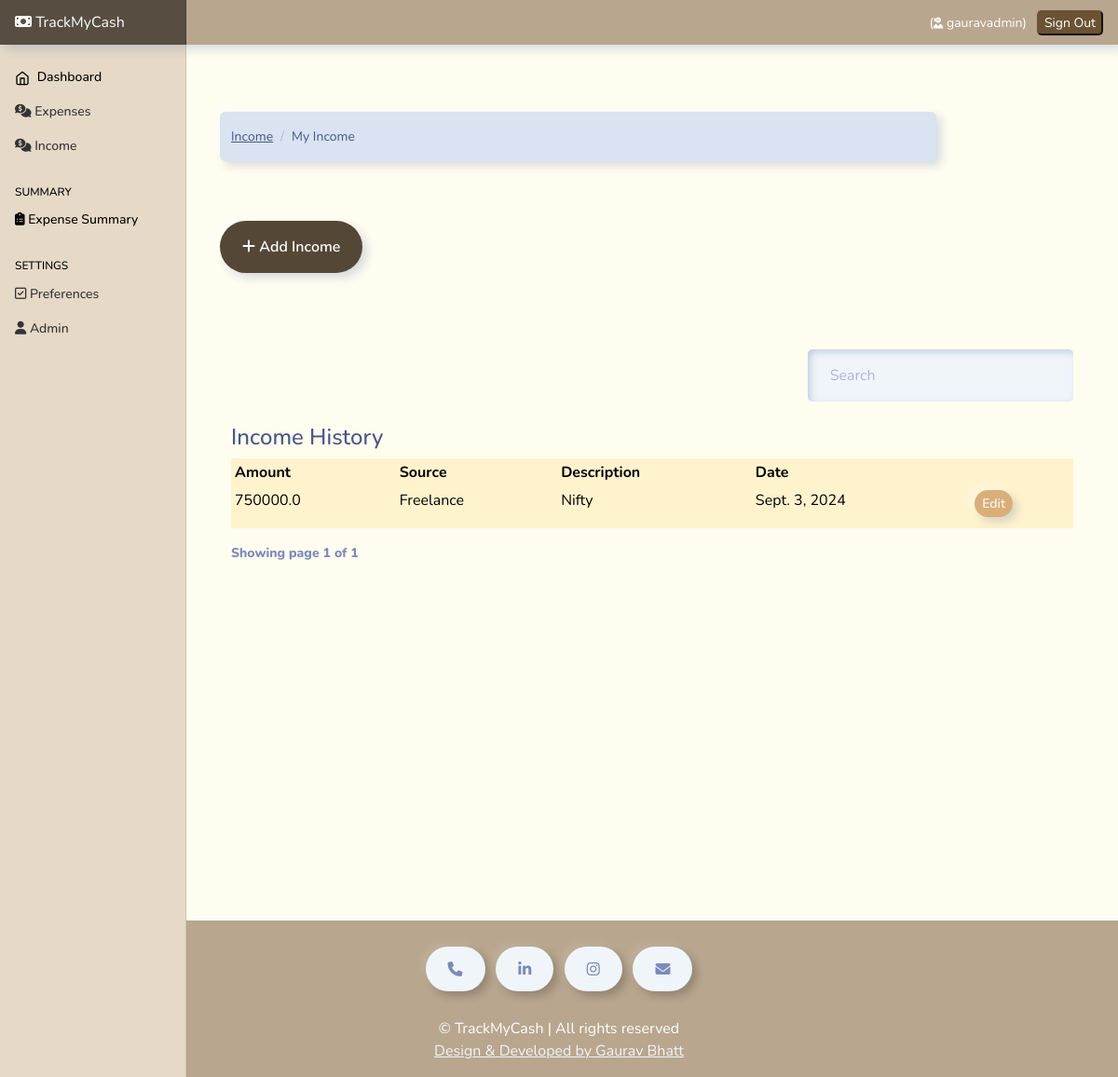
Screenshot of /income (signed in) with the database file from the repository.
### income/models.py (models this page shows, shortened)
class UserIncome(models.Model):
    amount = models.FloatField()  # DECIMAL
    date = models.DateField(default=now)
    description = models.TextField()
    owner = models.ForeignKey(to=User, on_delete=models.CASCADE)
    source = models.CharField(max_length=266)
    class Meta:
        ordering: ['-date']

### income/views.py (the view)
# urls.py: path('', views.index , name="home"),
@login_required(login_url='/authentication/login')
def index(request):
    categories = Source.objects.all()
    income = UserIncome.objects.filter(owner=request.user)
    paginator = Paginator(income, 8)
    page_number = request.GET.get('page')
    page_obj = Paginator.get_page(paginator, page_number)
    currency = UserPreference.objects.get(user=request.user).currency
    context = {
        'income': income,
        'page_obj': page_obj,
        'currency': currency
    }
    return render(request, 'income/index.html', context)

### templates/income/index.html (shortened to what this page needs)
{% extends 'base.html' %}
{% load static %}
{% block content %}
<div class="container mt-4">
  <div class="row">
    <div class="col-md-10">
      <nav aria-label="breadcrumb">
        <ol class="breadcrumb">
          <li class="breadcrumb-item">
            <a href="">Income</a>
          </li>
          <li class="breadcrumb-item active" aria-current="page">
            My Income
          </li>
        </ol>
      </nav>
    </div>
  </div>
  <div class="col-md-2 mt-5 ">
    <a href="{% url 'add-income'%}" class="btn btn-primary" style="background-color: rgb(85, 71, 54);color:white;"><i class="fa-solid fa-plus"></i> Add
      Income</a>
  </div> <br><br>
  <div class="container mt-3">
    {% if income.count %}
    <div class="row">
      <div class="col-md-8"></div>
      <div class="col-md-4">
        <div class="form-group mt-4 mb-4">
          <input type="text" class="form-control" id="searchField" placeholder="Search" style="  border-radius: 5px;">
        </div>
      </div>
    </div>
    <caption>
      <h4> Income History </h4>
    </caption>
    <div class="app-table  table-responsive mt-2 w-auto">
      <table class="table table-hover  table-sm  table-bordered table-warning">
        <thead>
          <tr>
            <th>Amount</th>
            <th>Source</th>
            <th>Description</th>
            <th>Date</th>
            <th></th>
          </tr>
        </thead>
        <tbody>
          {% for income in page_obj%}
          <tr>
            <td>{{income.amount}}</td>
            <td>{{income.source}}</td>
            <td>{{income.description}}</td>
            <td>{{income.date}}</td>
            <td>
              <a href="{% url 'income-edit' income.id  %}" class="btn btn-secondary btn-sm mb-2"
                style="background-color: rgb(218, 174, 121);color:whitesmoke;">Edit</a>
            </td>
          </tr>
          {% endfor %}
        </tbody>
      </table>
    </div>
    <div class="pagination-container">
      <div class="" style="font-weight: 800;">
        Showing page {{page_obj.number}} of {{ page_obj.paginator.num_pages }}
      </div>
      {% else %}
        <p class="no-results" style="display: block; ;" >No results  found</p>
      {% endif %}
    </div>
  </div>
</div>
{% endblock content %}

### templates/base.html (shortened to what this page needs)
{% load static %}
<html lang="en">
  <head>
    <link href="https://cdn.jsdelivr.net/npm/bootstrap@5.0.2/dist/css/bootstrap.min.css" rel="stylesheet">
    <link rel="stylesheet" href="https://cdnjs.cloudflare.com/ajax/libs/font-awesome/6.4.2/css/all.min.css"
 />
<link href= {% static 'css/bootstrap.min.css'%} rel="stylesheet" >
<link href= {% static 'css/main.css'%} rel="stylesheet" >
    <link href= {% static 'css/dashboard.css'%} rel="stylesheet">
  </head>
  <body style="background-color: rgb(255, 252, 240);">
<header class="navbar navbar-dark sticky-top  flex-md-nowrap p-0 shadow mb-5" style="background-color: rgb(184, 166, 142); box-shadow: 5px 10px 5px #e2e2e2; ">
  <a style="background-color: rgb(87, 78, 65);  " class="navbar-brand col-md-3 col-lg-2 me-0 px-3" href="/"><i class="fa-solid fa-money-bill"></i> TrackMyCash</a>
  <div class="navbar-nav" >
    <div class="nav-item text-nowrap">
      <ul
      class="navbar-nav px-3 "
      style="display: flex; flex-direction: row; align-items: center;"
    >
      <li class="nav-item text-nowrap mt-3 ml-2 mr-5">
        {% if user.is_authenticated %}
        <li class="nav-item text-nowrap">
          <span class="nav-link" style="color: white;">
            (<i style="font-size: 12px;" class="fa-solid fa-user-ninja"></i> {{request.user}})
          </span>
        </li>
        <a href="{% url  'logout' %}"  style="text-decoration: none;">
          <input
            class="text text-capitalize"
            type="submit"
            value="Sign out"
            style="background-color: rgb(107, 82, 51); border-radius: 5px; border-color:rgb(107, 82, 51); color: white;"
          />
        </a>
        {% endif %}
      </li>
    </ul>
    </div>
  </div>
</header>
<div class="container-fluid">
  <div class="row">
     {% include "partials/sidebar.html" %}
    <main class="col-md-9 ms-sm-auto col-lg-10 px-md-4">
     {% block content %}
     {% endblock content %}
    </main>
  </div>
</div>
<footer class="text-center" id="contact "
style="margin-top: 44vh; background-color: rgb(184, 166, 142);  color: white;">
<div class="container p-4 pb-0">
  <section class="mb-4">
    <a class="btn btn-outline-light btn-floating m-1" href="tel:7017501776" role="button"><i
        class="fa fa-phone"></i></a>
    <a class="btn btn-outline-light btn-floating m-1" href="https://www.linkedin.com/in/gaurav-bhatt-b927321a6/"
      role="button"><i class="fab fa-linkedin-in"></i></a>
    <a class="btn btn-outline-light btn-floating m-1" href="https://www.instagram.com/gaurav_04_01/"
      role="button"><i class="fab fa-instagram"></i></a>
    <a class="btn btn-outline-light btn-floating m-1" href="mailto:gauravbhatt0401@gmail.com" role="button"><i
        class="fa fa-envelope"></i></a>
  </section>
</div>
<div class="text-center pb-3" >
 <span style="font-size: 2vh;"> ©  <small id="year"></small> TrackMyCash | All rights reserved </span><br>
  <a style="font-size: 2vh;" class="text-light" href="https://gaurav-bhatt-s-portfolio.vercel.app/">Design & Developed by Gaurav Bhatt</a>
</div>
</footer>
  </body>
</html>

### static/css/dashboard.css (style rules this page uses)
body { font-size: .875rem; }
.navbar-brand { padding-top: .75rem; padding-bottom: .75rem; font-size: 1rem; background-color: rgba(0, 0, 0, .25); box-shadow: inset -1px 0 0 rgba(0, 0, 0, .25); }

### rows the page displays
UserIncome: amount "750000.0", source "Freelance", description "Nifty", date "Sept. 3, 2024"

### other values shown
{{ request.user }} "gauravadmin"
{{ page_obj.number }} "1"
{{ page_obj.paginator.num_pages }} "1"
